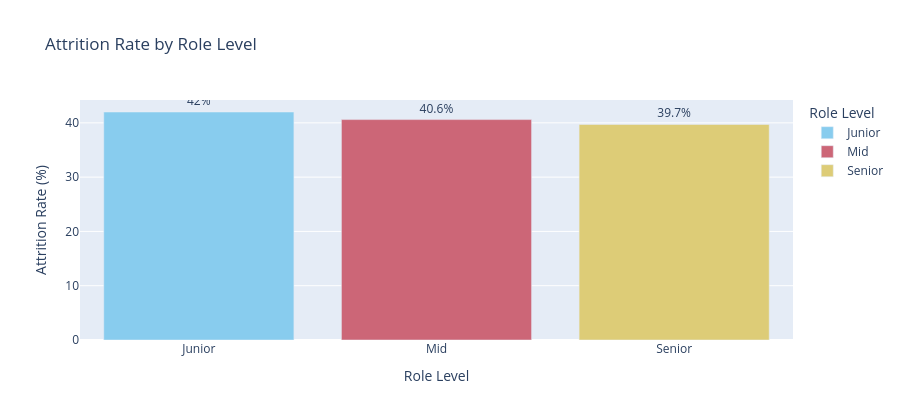

This figure's notebook cell:
### Markdown cell above
## Attrition Rate by Role Level

### Code cell
# Calculate attrition rate per role level
role_attrition = data.groupby('role_level')['attrition'].mean().mul(100).round(1).reset_index()
role_attrition.columns = ['Role Level', 'Attrition Rate (%)']
role_attrition = role_attrition.sort_values('Attrition Rate (%)', ascending=False)

fig = px.bar(
    role_attrition,
    x='Role Level',
    y='Attrition Rate (%)',
    text='Attrition Rate (%)',
    title='Attrition Rate by Role Level',
    color='Role Level',
    color_discrete_sequence=px.colors.qualitative.Safe,
)

fig.update_traces(texttemplate='%{text}%', textposition='outside')
fig.update_layout(height=420)
fig.show()

### Figure 1 — Plotly figure (JSON) as saved in the notebook; plotly's stock layout.template omitted (floating-point values rounded to 4 significant figures)
{"data": [{"hovertemplate": "Role Level=%{x}<br>Attrition Rate (%)=%{text}<extra></extra>", "legendgroup": "Junior", "marker": {"color": "rgb(136, 204, 238)", "pattern": {"shape": ""}}, "name": "Junior", "orientation": "v", "showlegend": true, "text": [42.0], "textposition": "outside", "texttemplate": "%{text}%", "type": "bar", "x": ["Junior"], "xaxis": "x", "y": [42.0], "yaxis": "y"}, {"hovertemplate": "Role Level=%{x}<br>Attrition Rate (%)=%{text}<extra></extra>", "legendgroup": "Mid", "marker": {"color": "rgb(204, 102, 119)", "pattern": {"shape": ""}}, "name": "Mid", "orientation": "v", "showlegend": true, "text": [40.6], "textposition": "outside", "texttemplate": "%{text}%", "type": "bar", "x": ["Mid"], "xaxis": "x", "y": [40.6], "yaxis": "y"}, {"hovertemplate": "Role Level=%{x}<br>Attrition Rate (%)=%{text}<extra></extra>", "legendgroup": "Senior", "marker": {"color": "rgb(221, 204, 119)", "pattern": {"shape": ""}}, "name": "Senior", "orientation": "v", "showlegend": true, "text": [39.7], "textposition": "outside", "texttemplate": "%{text}%", "type": "bar", "x": ["Senior"], "xaxis": "x", "y": [39.7], "yaxis": "y"}], "layout": {"barmode": "relative", "height": 420, "legend": {"title": {"text": "Role Level"}, "tracegroupgap": 0}, "title": {"text": "Attrition Rate by Role Level"}, "xaxis": {"anchor": "y", "categoryarray": ["Junior", "Mid", "Senior"], "categoryorder": "array", "domain": [0, 1], "title": {"text": "Role Level"}}, "yaxis": {"anchor": "x", "domain": [0, 1], "title": {"text": "Attrition Rate (%)"}}}}
